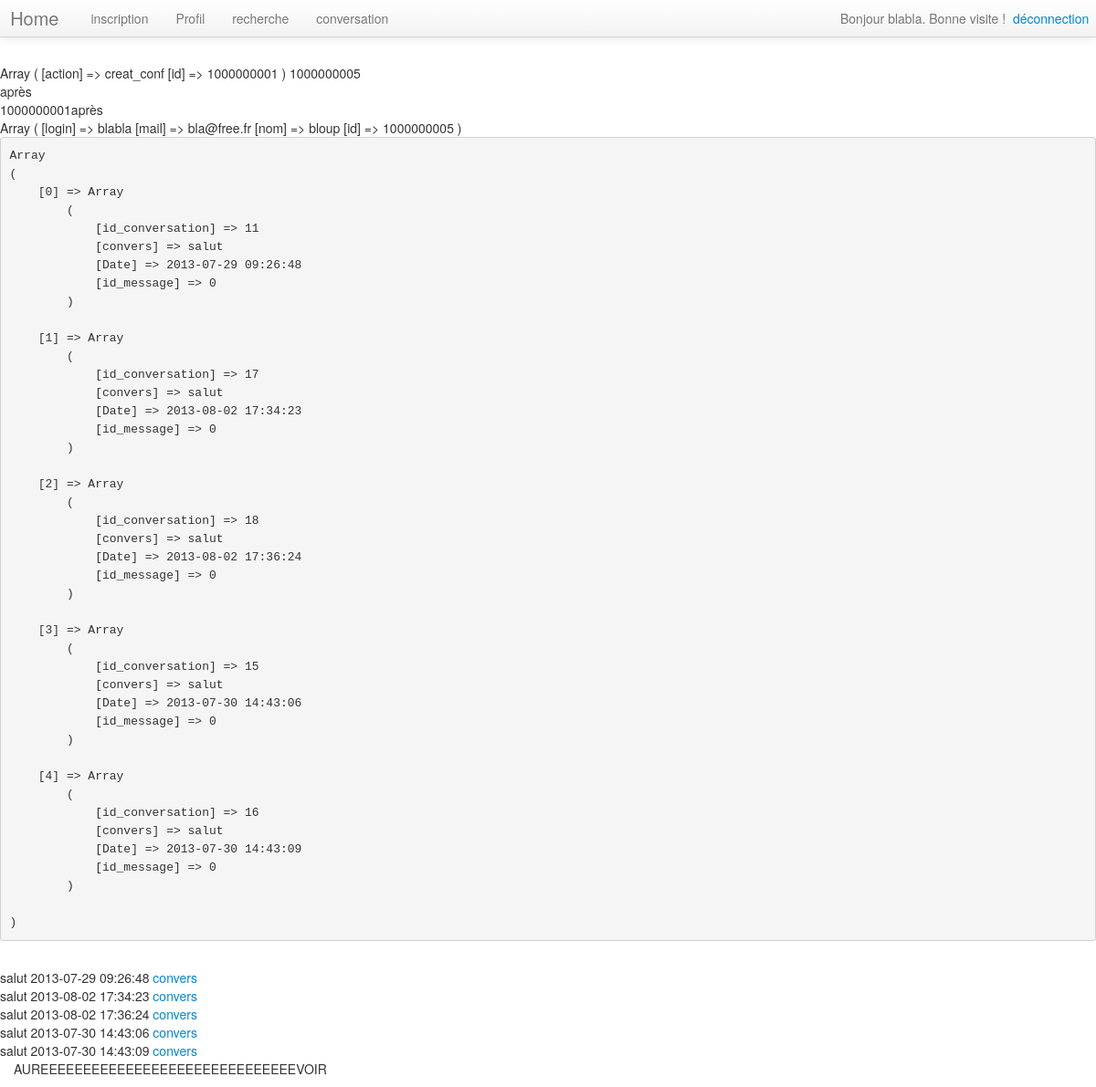
The page /index.php?action=creat_conf&id=1000000001 (signed in) on the database its author committed.
### tables this page shows
CREATE TABLE `conversation` (
  `id_conversation` int(11) NOT NULL AUTO_INCREMENT,
  `convers` text,
  `Date` timestamp NULL DEFAULT NULL,
  `id_message` int(11) NOT NULL,
  PRIMARY KEY (`id_conversation`)
);

### controller/voir_liste_conversation_con.inc.php (called while the page is built, shortened)
<?php
require_once('model/back_office.php');
$liste_conversation = voir_liste_conversation();
?>

### vue/voir_liste_conversation.inc.php (the view, shortened to what this page needs)
<?php
print_r($_SESSION);
echo "<pre>";
print_r($liste_conversation);
echo "</pre><br />";
for ($m = 0; $m<count($liste_conversation);$m++) {
	echo $liste_conversation[$m]['convers'];
	echo $liste_conversation[$m]['Date'];
	$id_convers = $liste_conversation[$m]['id_conversation'];
echo " <a href='?action=voir&id=$id_convers' >convers</a><br /> ";
}
?>
<div class="container">
<p>	AUREEEEEEEEEEEEEEEEEEEEEEEEEEEEEEVOIR</p>

### rows shown on the page
conversation: convers "salut", Date "2013-07-29 09:26:48"
conversation: convers "salut", Date "2013-08-02 17:34:23"
conversation: convers "salut", Date "2013-08-02 17:36:24"
conversation: convers "salut", Date "2013-07-30 14:43:06"
conversation: convers "salut", Date "2013-07-30 14:43:09"

### other values the page prints
$_SESSION['login'] "blabla"
$user "1000000005"
$user1 "1000000001"
